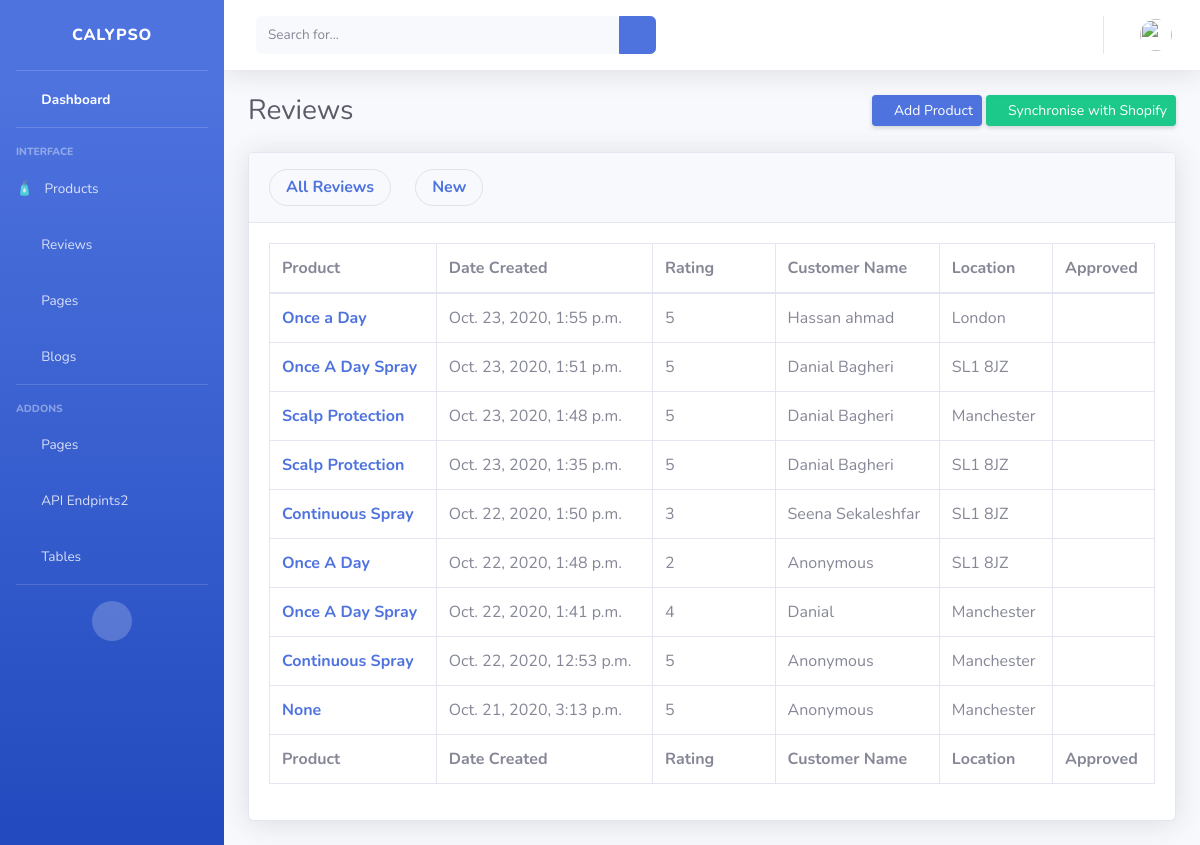
/dashboard/reviews/ (signed in), run on an earlier commit of the app's database.
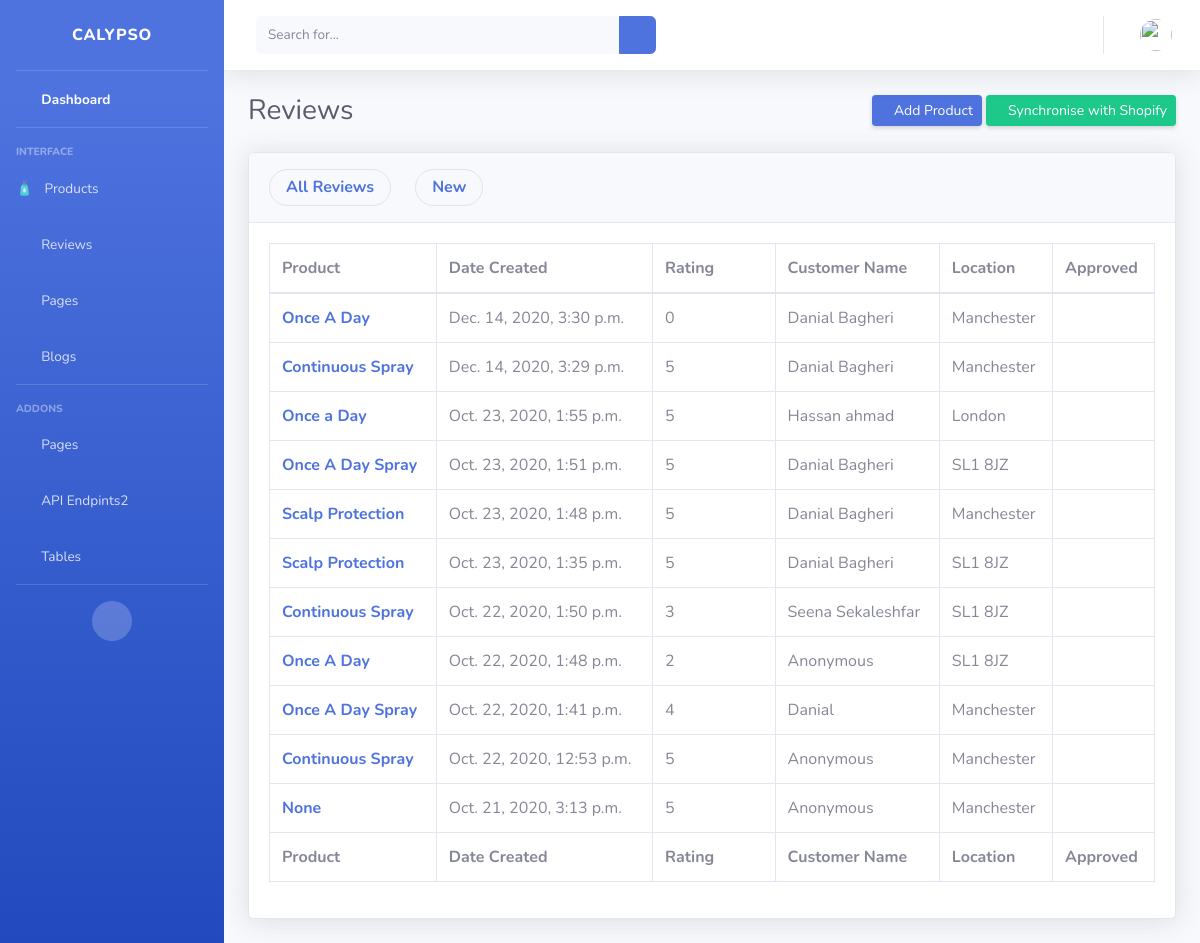
And on a later commit of the database.
### review/models.py (models this page shows, shortened)
class Review(models.Model):
    product = models.ForeignKey(
        Product, null=True, on_delete=models.SET_NULL)
    user = models.ForeignKey(User, verbose_name="user",
                             blank=True, null=True, on_delete=models.SET_NULL)
    customer_name = models.CharField(max_length=200, blank=True, null=True)
    customer_email = models.EmailField(max_length=254, blank=True, null=True)
    location = models.CharField(max_length=200, blank=True, null=True)
    source = models.CharField(max_length=200, blank=True, null=True)
    score = models.PositiveIntegerField()
    approved = models.BooleanField(default=False)
    recommended = models.BooleanField(default=False)
    title = models.CharField(max_length=200, blank=True, null=True)
    comment = models.TextField(blank=True)
    ip_address = models.GenericIPAddressField(blank=True, null=True)
    date_created = models.DateTimeField(auto_now_add=True)
    like = models.PositiveIntegerField(default=0, blank=True, null=True)
    dislike = models.PositiveIntegerField(default=0, blank=True, null=True)
    reply = models.ManyToManyField(
        Reply, related_name="review", verbose_name="Replies", blank=True)
    class Meta:
        ordering = ("-date_created",)
    @ property
    def name(self):
        if self.user is not None:
            return self.user.get_full_name()
        elif self.customer_name is None:
            return "Anonymous"
        else:
            return self.customer_name

### product/models.py (models this page shows, shortened)
class Product(models.Model):
    name = models.CharField(_('name'), max_length=300)
    sub_title = models.CharField(_('sub title'), max_length=300)
    slug = models.SlugField(_("slug"), unique=True)
    description = models.TextField(blank=True, null=True)
    direction_of_use = models.TextField(blank=True, null=True)
    tags = models.ManyToManyField("Tag", verbose_name=_("tags"), blank=True)
    keyword = models.ManyToManyField("Keyword", verbose_name=_("keywords"), blank=True)
    types = models.ManyToManyField(
        "ProductType", verbose_name=_("types"), blank=True)
    top_seller = models.BooleanField(default=False)
    def __str__(self):
        return self.name

### dashboard/views.py (the view)
# urls.py: path('reviews/', ReviewList.as_view(), name="reviews"),
class ReviewList(StaffRequiredMixin, ListView):
    model = Review
    context_object_name = 'reviews'
    template_name = 'dashboard/reviews/list.html'

### dashboard/views.py (called while the page is built)
    def test_func(self):
        return self.request.user.is_staff

### templates/dashboard/reviews/list.html
{% extends "dashboard/admin-base.html" %} {% load static %}
{% block content %}
<div class="container-fluid">
  <div class="d-sm-flex align-items-center justify-content-between mb-4">
    <h1 class="h3 mb-0 text-gray-800">Reviews</h1>
    <div>
      <a
        href="#"
        class="d-none d-sm-inline-block btn btn-sm btn-primary shadow-sm"
      >
        <i class="fas fa-download fa-sm text-white-50"></i>
        Add Product
      </a>
      <a
        href="{% url "dashboard:shopify-sync" %}"
        class="d-none d-sm-inline-block btn btn-sm btn-success shadow-sm"
      >
        <i class="fas fa-sync fa-sm text-white-50"></i>
        Synchronise with Shopify
      </a>
    </div>
  </div>
  <div class="card shadow mb-4">
    <div class="card-header py-3">
      <a href="{% url "dashboard:reviews" %}" style="float:left;" class="nav-link mr-4 panel-tab">
      <h6 class="m-0 font-weight-bold text-primary">All Reviews</h6>
      </a>
      <a href="{% url "dashboard:products" %}?top=yes" style="float:left;" class="nav-link mr-4 panel-tab">
      <h6 class="m-0 font-weight-bold text-primary">New</h6>
      </a>
    </div>
    <div class="card-body">
      <div class="table-responsive">
        <table
          class="table table-bordered table-hover"
          id="dataTable"
          width="100%"
          cellspacing="0"
        >
          <thead>
            <tr>
              <th scope="col">Product</th>
              <th scope="col">Date Created</th>
              <th scope="col">Rating</th>
              <th scope="col">Customer Name</th>
              <th scope="col">Location</th>
              <th scope="col">Approved</th>
            </tr>
          </thead>
          <tfoot>
            <tr>
              <th scope="col">Product</th>
              <th scope="col">Date Created</th>
              <th scope="col">Rating</th>
              <th scope="col">Customer Name</th>
              <th scope="col">Location</th>
              <th scope="col">Approved</th>
            </tr>
          </tfoot>
          <tbody>
            {% for review in reviews %}
            <tr>
              <th scope="row"><a href="{% url "dashboard:review-edit" review.pk %}">{{ review.product  }}</a></th>
              <td>{{ review.date_created }}</td>
              <td>
                {{ review.score }}
                {%for i in  "1"|ljust:review.score|make_list %}
                <i class="text-danger fas fa-star"></i>
                {% endfor %}
              </td>
              <td>{{ review.name }}</td>
              <td>{{ review.location }}</td>
              <td>
                {% if review.approved %}
                    <i class="text-success fas fa-check-circle"></i>
                {% else %}
                    <i class="text-warning fas fa-times-circle"></i>
                {% endif%}
            </td>
            </tr>
            {% endfor %}
          </tbody>
        </table>
      </div>
    </div>
  </div>
</div>
{% endblock %}

### templates/dashboard/admin-base.html (shortened to what this page needs)
{% load static %}
<!DOCTYPE html>
<html lang="en">
<head>
  <link href="{% static "dashboard/vendor/fontawesome-free/css/all.min.css" %}" rel="stylesheet" type="text/css">
  <link href="{% static "dashboard/css/sb-admin-2.css" %}" rel="stylesheet">
  <link href="{% static "dashboard/vendor/datatables/dataTables.bootstrap4.min.css" %}" rel="stylesheet">
  <link rel="stylesheet" type="text/css" href="//cdnjs.cloudflare.com/ajax/libs/codemirror/3.20.0/codemirror.css">
  <link rel="stylesheet" type="text/css" href="//cdnjs.cloudflare.com/ajax/libs/codemirror/3.20.0/theme/monokai.css">
</head>
<body id="page-top">
  <div id="wrapper">
    <ul class="navbar-nav bg-gradient-primary sidebar sidebar-dark accordion" id="accordionSidebar">
      <a class="sidebar-brand d-flex align-items-center justify-content-center" href="{% url "dashboard:home" %}">
        <div class="sidebar-brand-text mx-3">Calypso</div>
      </a>
      <hr class="sidebar-divider my-0">
      <li class="nav-item active">
        <a class="nav-link" href="{% url "dashboard:home" %}">
          <i class="fas fa-fw fa-tachometer-alt"></i>
          <span>Dashboard</span></a>
      </li>
      <hr class="sidebar-divider">
      <div class="sidebar-heading">
        Interface
      </div>
      <li class="nav-item">
        <a class="nav-link collapsed" href="#" data-toggle="collapse" data-target="#collapseTwo" aria-expanded="true" aria-controls="collapseTwo">
          <span class="pr-2"> 🧴 </span>
          <span>Products</span>
        </a>
      </li>
      <li class="nav-item">
          <a class="nav-link" href="{% url "dashboard:reviews" %}">
            <i class="fas fa-fw fa-star"></i>
            <span>Reviews</span>
          </a>
      </li>
      <li class="nav-item">
          <a class="nav-link" href="#">
            <i class="fas fa-fw fa-file-alt"></i>
            <span>Pages</span>
          </a>
      </li>
      <li class="nav-item">
        <a class="nav-link collapsed" href="#" data-toggle="collapse" data-target="#collapseUtilities" aria-expanded="true" aria-controls="collapseUtilities">
          <i class="fas fa-fw fa-wrench"></i>
          <span>Blogs</span>
        </a>
      </li>
      <hr class="sidebar-divider">
      <div class="sidebar-heading">
        Addons
      </div>
      <li class="nav-item">
        <a class="nav-link collapsed" href="#" data-toggle="collapse" data-target="#collapsePages" aria-expanded="true" aria-controls="collapsePages">
          <i class="fas fa-fw fa-folder"></i>
          <span>Pages</span>
        </a>
      </li>
      <li class="nav-item">
        <a class="nav-link" href="{% url "dashboard:api-endpoint" %}">
          <i class="fas fa-fw fa-chart-area"></i>
          <span>API Endpints2</span></a>
      </li>
      <li class="nav-item">
        <a class="nav-link" href="tables.html">
          <i class="fas fa-fw fa-table"></i>
          <span>Tables</span></a>
      </li>
      <hr class="sidebar-divider d-none d-md-block">
      <div class="text-center d-none d-md-inline">
        <button class="rounded-circle border-0" id="sidebarToggle"></button>
      </div>
    </ul>
    <div id="content-wrapper" class="d-flex flex-column">
        <div id="content">
          <nav class="navbar navbar-expand navbar-light bg-white topbar mb-4 static-top shadow">
            <form class="d-none d-sm-inline-block form-inline mr-auto ml-md-3 my-2 my-md-0 mw-100 navbar-search">
              <div class="input-group">
                <input type="text" class="form-control bg-light border-0 small" placeholder="Search for..." aria-label="Search" aria-describedby="basic-addon2">
                <div class="input-group-append">
                  <button class="btn btn-primary" type="button">
                    <i class="fas fa-search fa-sm"></i>
                  </button>
                </div>
              </div>
            </form>
            <ul class="navbar-nav ml-auto">
              <li class="nav-item dropdown no-arrow">
                <a class="nav-link dropdown-toggle" href="#" id="userDropdown" role="button" data-toggle="dropdown" aria-haspopup="true" aria-expanded="false">
                  <img class="img-profile rounded-circle" src="https://source.unsplash.com/QAB-WJcbgJk/60x60">
                </a>
              </li>
            </ul>
          </nav>
      {% block content %} {% endblock content %}
</body>
</html>

What changed in the data, as far as the page shows it:
added Review: product "Once A Day", date_created "Dec. 14, 2020, 3:30 p.m.", score "0", name "Danial Bagheri", location "Manchester", approved True (drawn)
added Review: product "Continuous Spray", date_created "Dec. 14, 2020, 3:29 p.m.", score "5", name "Danial Bagheri", location "Manchester", approved False (drawn)
